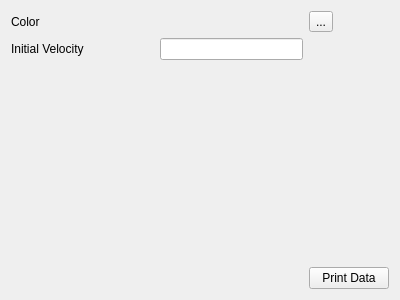
<?xml version="1.0" encoding="UTF-8"?>
<ui version="4.0">
 <class>StuffPanel</class>
 <widget class="QWidget" name="StuffPanel">
  <property name="geometry">
   <rect>
    <x>0</x>
    <y>0</y>
    <width>400</width>
    <height>300</height>
   </rect>
  </property>
  <property name="windowTitle">
   <string>Form</string>
  </property>
  <layout class="QGridLayout" name="gridLayout" columnstretch="0,0,0">
   <item row="0" column="0">
    <widget class="QLabel" name="label">
     <property name="text">
      <string>Color</string>
     </property>
    </widget>
   </item>
   <item row="0" column="1">
    <widget class="QLabel" name="selectedColor">
     <property name="text">
      <string/>
     </property>
    </widget>
   </item>
   <item row="0" column="2">
    <widget class="QToolButton" name="colorButton">
     <property name="text">
      <string>...</string>
     </property>
    </widget>
   </item>
   <item row="1" column="0">
    <widget class="QLabel" name="label_3">
     <property name="text">
      <string>Initial Velocity</string>
     </property>
    </widget>
   </item>
   <item row="1" column="1">
    <widget class="QLineEdit" name="initialVelocity"/>
   </item>
   <item row="2" column="1">
    <spacer name="verticalSpacer">
     <property name="orientation">
      <enum>Qt::Vertical</enum>
     </property>
     <property name="sizeHint" stdset="0">
      <size>
       <width>20</width>
       <height>40</height>
      </size>
     </property>
    </spacer>
   </item>
   <item row="3" column="0">
    <spacer name="horizontalSpacer">
     <property name="orientation">
      <enum>Qt::Horizontal</enum>
     </property>
     <property name="sizeHint" stdset="0">
      <size>
       <width>40</width>
       <height>20</height>
      </size>
     </property>
    </spacer>
   </item>
   <item row="3" column="2">
    <widget class="QPushButton" name="printData">
     <property name="text">
      <string>Print Data</string>
     </property>
    </widget>
   </item>
  </layout>
 </widget>
 <resources/>
 <connections/>
</ui>
